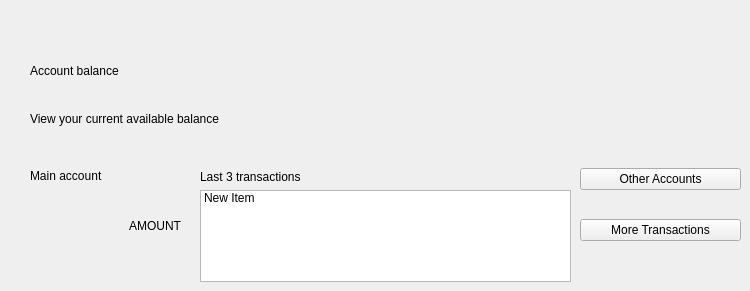
    <widget class="QWidget" name="page05_Balance">
     <property name="styleSheet">
      <string notr="true"/>
     </property>
     <widget class="QLabel" name="Balance_TitleAccountSelect">
      <property name="geometry">
       <rect>
        <x>30</x>
        <y>160</y>
        <width>131</width>
        <height>31</height>
       </rect>
      </property>
      <property name="text">
       <string>Main account</string>
      </property>
     </widget>
     <widget class="QLabel" name="Balance_Amount">
      <property name="geometry">
       <rect>
        <x>30</x>
        <y>200</y>
        <width>151</width>
        <height>51</height>
       </rect>
      </property>
      <property name="styleSheet">
       <string notr="true"/>
      </property>
      <property name="text">
       <string>AMOUNT</string>
      </property>
      <property name="alignment">
       <set>Qt::AlignmentFlag::AlignRight|Qt::AlignmentFlag::AlignTrailing|Qt::AlignmentFlag::AlignVCenter</set>
      </property>
     </widget>
     <widget class="QWidget" name="layoutWidget_23">
      <property name="geometry">
       <rect>
        <x>30</x>
        <y>50</y>
        <width>561</width>
        <height>90</height>
       </rect>
      </property>
      <layout class="QGridLayout" name="welcomeTextLayout_Balance">
       <item row="2" column="0">
        <widget class="QLabel" name="labelInstruction_Balance">
         <property name="text">
          <string>View your current available balance</string>
         </property>
        </widget>
       </item>
       <item row="1" column="0">
        <widget class="QLabel" name="labelWelcome_Balance">
         <property name="text">
          <string>Account balance</string>
         </property>
         <property name="alignment">
          <set>Qt::AlignmentFlag::AlignLeading|Qt::AlignmentFlag::AlignLeft|Qt::AlignmentFlag::AlignVCenter</set>
         </property>
        </widget>
       </item>
      </layout>
     </widget>
     <widget class="QWidget" name="layoutWidget">
      <property name="geometry">
       <rect>
        <x>200</x>
        <y>170</y>
        <width>371</width>
        <height>112</height>
       </rect>
      </property>
      <layout class="QFormLayout" name="Balance_grid_transactions">
       <property name="labelAlignment">
        <set>Qt::AlignmentFlag::AlignLeading|Qt::AlignmentFlag::AlignLeft|Qt::AlignmentFlag::AlignVCenter</set>
       </property>
       <item row="0" column="0">
        <widget class="QLabel" name="Balance_TitleRecentTransactions">
         <property name="text">
          <string>Last 3 transactions</string>
         </property>
        </widget>
       </item>
       <item row="1" column="0" colspan="2">
        <widget class="QListWidget" name="Balance_ListRecentTransactions">
         <item>
          <property name="text">
           <string>New Item</string>
          </property>
         </item>
        </widget>
       </item>
      </layout>
     </widget>
     <widget class="QWidget" name="layoutWidget">
      <property name="geometry">
       <rect>
        <x>580</x>
        <y>145</y>
        <width>161</width>
        <height>121</height>
       </rect>
      </property>
      <layout class="QVBoxLayout" name="verticalLayout">
       <item>
        <widget class="QPushButton" name="Balance_btn_choice_1">
         <property name="text">
          <string>Other Accounts</string>
         </property>
        </widget>
       </item>
       <item>
        <widget class="QPushButton" name="Balance_btn_choice_2">
         <property name="text">
          <string>More Transactions</string>
         </property>
        </widget>
       </item>
      </layout>
     </widget>
    </widget>
